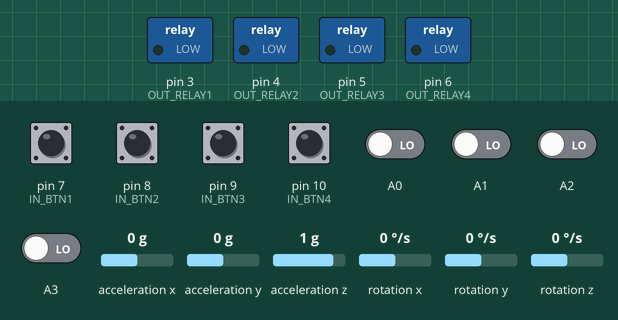
Simulated run of this sketch. Board: Arduino Nano, built with avr-gcc and run on an emulated ATmega328P. Shown: switched loads named in the sketch (green lamp = pin HIGH). Wiring (inferred from the names in the program): MPU-6050 motion sensor at I2C address 0x68. The test bench sets the inputs (shaded band); at power-on: pin 7 (IN_BTN1), pin 8 (IN_BTN2), pin 9 (IN_BTN3), pin 10 (IN_BTN4) HIGH, A0–3 LOW, acceleration x 0 g, acceleration y 0 g, acceleration z 1 g, rotation x 0 °/s, rotation y 0 °/s, rotation z 0 °/s. EEPROM starts erased; what the sketch prints to the serial monitor is not drawn.

Above: at 4.8 s.
4.9 s: pin 7 (IN_BTN1) pulled LOW for 0.15 s
At 6.2 s:
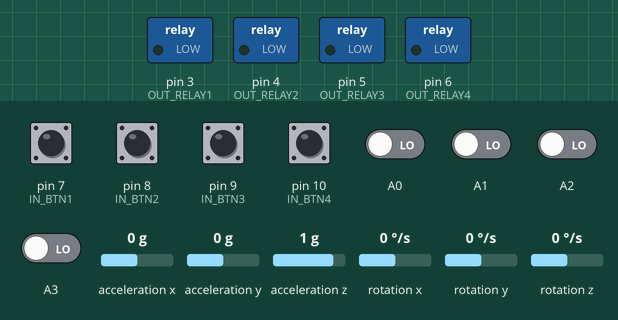
6.5 s: A0 driven HIGH
At 7.4 s:
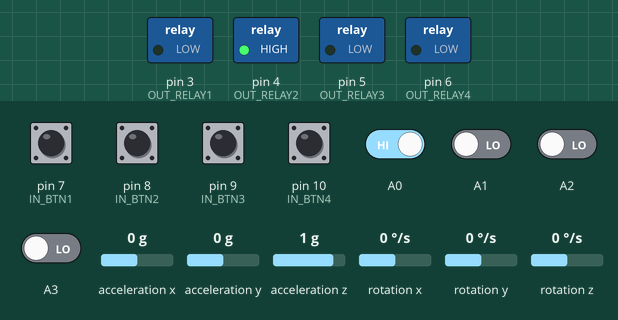
8.3 s: pin 10 (IN_BTN4) pulled LOW for 1 s
11.3 s: A1 driven HIGH
At 12.4 s:
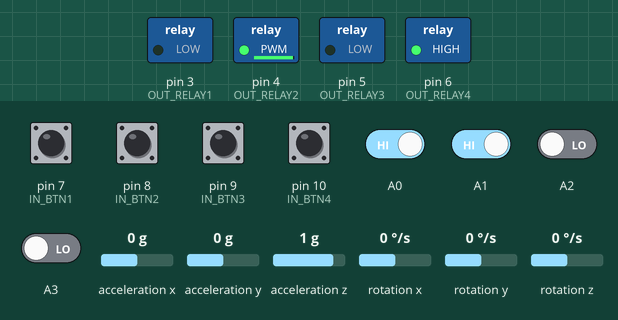
14.3 s: pin 9 (IN_BTN3) pulled LOW for 0.15 s
Timing chart, 0 to 17.9 s (numbered marks = the images above; inputs shaded):
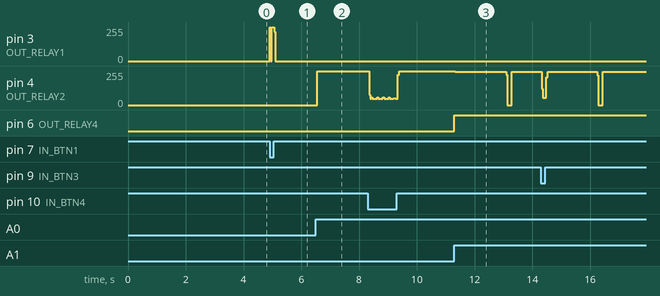

The sketch:

nano_yachtnav_gyro.ino
```cpp
/* v4.2  ATMEGA328P

  !!!Внимание!!! Если bootloader не optiboot, то wdt надо закомментировать, он не работает на стандартной прошивке
  При прошивке:
  Плата: Arduino Nano
  Инструменты->Процессор Atmega328P (Optiboot)

  Watchdog таймер
  Управление актуатором с джойстика ЛЕВО,ПРАВО, включение, выключение автопилота ВВЕРХ,ВНИЗ

  Включение RELAY4 - насосов, с джойстика (5 раз нажать вниз за 2 секунды)

  A0..A3 - дискретный вход +5В с модуля приемника радиопульта (управление с пульта румпелем)

	NEXTION описание страницы AP:
  ---
	* AP1 *
	tHDG.txt - Текущий курс
  tkp.txt; + = id8  ; - = id11 ;  65 03 08+ ; 65 03 0b-
  tki.txt; + = id9  ; - = id12 ;  65 03 09+ ; 65 03 0c-
  tkd.txt; + = id10 ; - = id13 ;  65 03 0a+ ; 65 03 0d-

  * AP2 *
  tdz.txt - DEADZONE  ; 65 04 09+ ; 65 04 0c-
  tol.txt - OUT_LIMIT ; 65 04 0a+ ; 65 04 0d-
  tcy.txt - CYCLE     ; 65 04 0b+ ; 65 04 0e-

  * RUDDER *
  LEFT =  65 05 04 00 FF FF FF
  RIGHT = 65 05 05


*/
#include <avr/wdt.h>
#include "gy521.h"
#include <Wire.h>
#include <EEPROM.h>
#include <SoftwareSerial.h>

#define WDT_OFF         1     //1=Без WatchDog таймера (не optiboot)

#define BAUD            9600  //Скорость последовательного порта
#define LED             13    //Светоиод на Arduino
//D2  Прерывание GY-521 Гироскоп
#define OUT_RELAY1      3     //D3  Выходы на управление актуаторами через релейный модуль
#define OUT_RELAY2      4     //D4  на 4 реле
#define OUT_RELAY3      5     //D5
#define OUT_RELAY4      6     //D6
#define IN_BTN1         7     //D7  Входы на подключение джойстика
#define IN_BTN2         8     //D8
#define IN_BTN3         9     //D9
#define IN_BTN4         10    //D10

#define T_MS_AP         500  //интервал обработки автопилота
#define T_MS_RUDDER     2000 //интервал обновления управления румпелем
#define T_MS_HMI        3000 //интервал посылки сообщения на HMI

#define RX_BUFFER       512

#define T_MS_PUMP       600000  //10 минут время включения помпы

#define SPEAKER         A6      //динамик

unsigned long ms_hmi;

SoftwareSerial SSerial(11, 12); // RX, TX
char SSerialIn[RX_BUFFER]; //буфер приема по serial портам
byte SSerialInLen; //заполнение буфера
long SSerialMillisRcv; //прием по 485 порту (отсрочка на прием всего пакета)

bool ThisMyData; //означает что данные предназначались этому ПЛК

bool Button1, Button2, Button3, Button4;
MPU6050 mpu6050(Wire);

bool MAN; //ручное управление
bool AP; //состояние автопилота (включен/выключен) (-->LED13)
float Heading; //требуемый курс (в градусах) по гиродатчику
float Course; //курс по гиродатчику, долюен быть = 0 (ось z)

//- параметри ПИД-регулирования
long ms_ap; //таймер на автопилот
long T_MS_OUT; //длительность одного импульса на управление румпелем
float P, I, D; //ПИД-регулятор
float Kp, Ki, Kd; //коэффициенты ПИД-регулирования
float OUT, OUT_H, OUT_L; //диапазон значений на выходе
float CYCLE, P1; //
float DEADZONE; //зона нечувствительности
bool MINUS; //при уходе от курса в отрицательную сторону
//---

//- параметры автоматического управления рулем
long ms_rudder; //таймер на автоматическое управление румпелем
long ms_out; //таймер на длительность выходного импульса
bool AP_OUT_ACTIVE; //происходит управление
float OUT_LIMIT; //при каком пороге OUT выдавать импульс на движение руля
//---
char SerialIn[64]; //буфер приема по serial портам
byte SerialInLen; //заполнение буфера
long SerialMillisRcv; //прием по 485 порту (отсрочка на прием всего пакета)
//---
long ms_button; //время для команды несколько раз нажатий джойстиком
int  cnt_button; //сетчик нажатий
bool PUMP_ON; //помпа (реле4)
long ms_pump; //время включения помпы

void setup() {
  wdt_disable();

  Serial.begin(9600);
  SSerial.begin(9600);

  Wire.begin();
  mpu6050.begin();
  mpu6050.calcGyroOffsets(false, 100, 100);

  pinMode(LED, OUTPUT); //D13 LED
  pinMode(LED, LOW);

  pinMode(OUT_RELAY1, OUTPUT);
  digitalWrite(OUT_RELAY1, LOW);
  pinMode(OUT_RELAY2, OUTPUT);
  digitalWrite(OUT_RELAY2, LOW);
  pinMode(OUT_RELAY3, OUTPUT);
  digitalWrite(OUT_RELAY3, LOW);
  pinMode(OUT_RELAY4, OUTPUT);
  digitalWrite(OUT_RELAY4, LOW);

  pinMode(IN_BTN1, INPUT_PULLUP);
  digitalWrite(IN_BTN1, HIGH);
  pinMode(IN_BTN2, INPUT_PULLUP);
  digitalWrite(IN_BTN2, HIGH);
  pinMode(IN_BTN3, INPUT_PULLUP);
  digitalWrite(IN_BTN3, HIGH);
  pinMode(IN_BTN4, INPUT_PULLUP);
  digitalWrite(IN_BTN4, HIGH);

//---входы кнопок для модуля радиопульта
  pinMode(A0,INPUT); //кнопка A (ВПРАВО)
  pinMode(A1,INPUT); //кнопка B (ВЫКЛЮЧИТЬ АВТОПИЛОТ)
  pinMode(A2,INPUT); //кнопка C (ВЛЕВО)
  pinMode(A3,INPUT); //кнопка D (ВКЛЮЧИТЬ АВТОПИЛОТ)

  pinMode(SPEAKER,OUTPUT);

  OUT_H = 100;
  OUT_L = 0;

  Kp = EEPROM_float_read(0);
  Ki = EEPROM_float_read(4);
  Kd = EEPROM_float_read(8);
  CYCLE = EEPROM_float_read(12);
  DEADZONE = EEPROM_float_read(16);
  OUT_LIMIT = EEPROM_float_read(20);
  T_MS_OUT = EEPROM_float_read(24);

  if( isnan(Kp) ){
    Serial.println("Initial AP parameters");
    //начальные настройки ПИД-регулирования, закомментить если уже записаны в EEPROM
    Kp = 2;
    Ki = 1;
    Kd = 0.1;
    CYCLE = 0.1;
    DEADZONE = 5;
    OUT_LIMIT = 35; //выше какого значения OUT будет подан импульс на управление
    T_MS_OUT = 1000; //длительность импульса управления на румпель
    EEPROM_float_write(0, Kp);
    EEPROM_float_write(4, Ki);
    EEPROM_float_write(8, Kd);
    EEPROM_float_write(12, CYCLE);
    EEPROM_float_write(16, DEADZONE);
    EEPROM_float_write(20, OUT_LIMIT);
    EEPROM_float_write(24, T_MS_OUT);
    delay(200);
  } //isnan

  Serial.println("Started.");
  Serial.print("Kp = ");
  Serial.println(Kp);
  Serial.print("Ki = ");
  Serial.println(Ki);
  Serial.print("Kd = ");
  Serial.println(Kd);
  Serial.print("OUTlim = ");
  Serial.println(OUT_LIMIT);
  //---
  ms_rudder = ms_ap = ms_out = millis();

  if (!WDT_OFF) wdt_enable(WDTO_1S);
  wdt_reset();

}

void loop() {

  Button1 = ButtonPressed(IN_BTN1); //TURN LEFT SIDE
  Button2 = ButtonPressed(IN_BTN2); //TURN RIGHT SIDE
  Button3 = ButtonPressed(IN_BTN3); //JOY UP
  Button4 = ButtonPressed(IN_BTN4); //JOY DOWN

  if (!AP_OUT_ACTIVE) {
    digitalWrite( OUT_RELAY1, LOW );
    digitalWrite( OUT_RELAY2, LOW );
  }

  if (Button1 || digitalRead(A2)) { //TURN LEFT
    digitalWrite( OUT_RELAY1, HIGH );
    digitalWrite( OUT_RELAY2, LOW );
  } //Button1

  if (Button2 || digitalRead(A0)) { // TURN RIGHT
    digitalWrite( OUT_RELAY1, LOW );
    digitalWrite( OUT_RELAY2, HIGH );
  } //Button2

  mpu6050.update();
  Course = mpu6050.getGyroAngleZ();

  if (Button3 || digitalRead(A3)) { //ДЖОЙСТИК ВВЕРХ - ВКЛЮЧЕНИЕ АВТОПИЛОТА
    Heading = Course;
    ms_ap = millis();
    AP = true;
    Serial.print("Course=");Serial.println(Course);
  } //Button3

  if (Button4 || digitalRead(A1)) { //ДЖОЙСТИК ВНИЗ - ВЫКЛЮЧЕНИЕ АВТОПИЛОТА
    if (millis() - ms_button > 2000) {
      if (cnt_button > 4) { //пять раз джойстиком вниз - включение помпы
        PUMP_ON = true;
        ms_pump = millis();
      }
      ms_button = millis(); //прошло 2 секунды, значит не было нажатий
      cnt_button = 0;
    }
    cnt_button++;
    digitalWrite( OUT_RELAY1, LOW ); //сброс текущего управления
    digitalWrite( OUT_RELAY2, LOW );
    AP_OUT_ACTIVE = false;
    AP = false;
  }

  if (PUMP_ON){
    digitalWrite( OUT_RELAY4, HIGH );
    if (millis() - ms_pump >T_MS_PUMP) PUMP_ON = false;
  } else {
    digitalWrite( OUT_RELAY4, LOW );
  }

  if (MAN) {
      if (millis() - ms_out > T_MS_OUT) {
        digitalWrite( OUT_RELAY1, LOW );
        digitalWrite( OUT_RELAY2, LOW );
        MAN = false;
      }
  }

  if (AP) { //АВТОПИЛОТ ВКЛЮЧЕН
    digitalWrite( LED, HIGH ); // led 13 sign autopilot state

    //---ПИД-регулятор
    if (millis() - ms_ap > T_MS_AP) {
      if ( abs(Heading - Course) > DEADZONE ) {
        P = abs(Heading - Course) ;
      } //DEADZONE
      else {
        P = 0;
      } //DEADZONE
      MINUS = false;
      if ((Heading - Course) < 0) MINUS = true;
      I = (I + P * CYCLE);
      if (P == 0) {
        I = I * 0.98;
      }
      if (I > OUT_H) {
        I = OUT_H;
      }
      else if (-I > OUT_H) {
        I = - OUT_H;
      }
      D = ((P - P1) / CYCLE);
      P1 = P;
      OUT = (Kp * P) + (Ki * I) + (Kd * D);
      if (OUT > OUT_H) {
        OUT = OUT_H;
      }
      if (OUT < OUT_L) {
        OUT = OUT_L;
      }
      if (MINUS) OUT = -OUT;

      ms_ap = millis();
    } //ms_ap
    //---

    //-управление румпелем
    if (millis() - ms_rudder > T_MS_RUDDER) {
      if (AP_OUT_ACTIVE){ //есть сигнал на управление
        if (millis() - ms_out > T_MS_OUT) { //сброс выходного импульса по истечении его времени
            digitalWrite( OUT_RELAY1, LOW );
            digitalWrite( OUT_RELAY2, LOW );
            ms_out = millis();
        } //ms_out
        AP_OUT_ACTIVE = false;

      } else { //!AP_OUT_ACTIVE - в настоящий момент нет сигнала на управление
        if (abs(OUT) >= OUT_LIMIT) {
          if (MINUS) {
            digitalWrite( OUT_RELAY1, LOW );
            digitalWrite( OUT_RELAY2, HIGH );
          } else {
            digitalWrite( OUT_RELAY1, HIGH );
            digitalWrite( OUT_RELAY2, LOW );
          } //MINUS
          AP_OUT_ACTIVE = true;
          ms_out = millis();
        } //OUT>=LIMIT
      }// AP_OUT_ACTIVE

      ms_rudder = millis();
    } //ms_rudder

  } //AP

//-serial recieve
  while (SSerial.available()) {
    digitalWrite(LED,HIGH);
    char SSerialChar = (char)SSerial.read();
    SSerialIn[SSerialInLen] = SSerialChar;
    if (SSerialInLen < RX_BUFFER) SSerialInLen++;
    SSerialMillisRcv = millis(); //для отсрочки обработки
    digitalWrite(LED,LOW);
  } //while available

//---Обработка команд с HMI панели
  if (SSerialInLen > 0 && (millis() - SSerialMillisRcv > 200)) {
    ThisMyData = false;
    //_______________id элемента_____________id страницы____
    if (SSerialIn[2]==0x08 && SSerialIn[1]==0x03) { Kp=Kp+0.1; ThisMyData = true; } //ADJ+
    if (SSerialIn[2]==0x0b && SSerialIn[1]==0x03) { Kp=Kp-0.1; ThisMyData = true; } //ADJ-

    if (SSerialIn[2]==0x09 && SSerialIn[1]==0x03) { Ki=Ki+0.1; ThisMyData = true; } //ADJ+
    if (SSerialIn[2]==0x0c && SSerialIn[1]==0x03) { Ki=Ki-0.1; ThisMyData = true; }//ADJ-

    if (SSerialIn[2]==0x0a && SSerialIn[1]==0x03) { Kd=Kd+0.1; ThisMyData = true; } //ADJ+
    if (SSerialIn[2]==0x0d && SSerialIn[1]==0x03) { Kd=Kd-0.1; ThisMyData = true; } //ADJ-

    if (SSerialIn[2]==0x09 && SSerialIn[1]==0x04) { DEADZONE=DEADZONE+1; ThisMyData = true; } //ADJ+
    if (SSerialIn[2]==0x0c && SSerialIn[1]==0x04) { DEADZONE=DEADZONE-1; ThisMyData = true; } //ADJ-

    if (SSerialIn[2]==0x0a && SSerialIn[1]==0x04) { OUT_LIMIT=OUT_LIMIT+1; ThisMyData = true; } //ADJ+
    if (SSerialIn[2]==0x0d && SSerialIn[1]==0x04) { OUT_LIMIT=OUT_LIMIT-1; ThisMyData = true; } //ADJ-

    if (SSerialIn[2]==0x0b && SSerialIn[1]==0x04) { CYCLE=CYCLE+1; ThisMyData = true; } //ADJ+
    if (SSerialIn[2]==0x0e && SSerialIn[1]==0x04) { CYCLE=CYCLE-1; ThisMyData = true; } //ADJ-

    if (SSerialIn[2]==0x04 && SSerialIn[1]==0x05) { //RUDDER LEFT
      ThisMyData = true;
      MAN = true;
      digitalWrite( OUT_RELAY1, LOW );
      digitalWrite( OUT_RELAY2, HIGH );
      ms_out = millis();
    }
    if (SSerialIn[2]==0x05 && SSerialIn[1]==0x05) { //RUDDER RIGHT
      ThisMyData = true;
      MAN = true;
      digitalWrite( OUT_RELAY1, HIGH );
      digitalWrite( OUT_RELAY2, LOW );
      ms_out = millis();
    }

    SSerialInLen = 0;

    if (ThisMyData) {
      digitalWrite(LED,HIGH);
      HmiPutFloat("tkp.txt=",Kp);
      HmiPutFloat("tki.txt=",Ki);
      HmiPutFloat("tkd.txt=",Kd);
      HmiPutFloat("tdz.txt=",DEADZONE);
      HmiPutFloat("tol.txt=",OUT_LIMIT);
      HmiPutFloat("tcy.txt=",CYCLE);

      EEPROM_float_write(0, Kp);
      EEPROM_float_write(4, Ki);
      EEPROM_float_write(8, Kd);
      EEPROM_float_write(12, CYCLE);
      EEPROM_float_write(16, DEADZONE);
      EEPROM_float_write(20, OUT_LIMIT);
      EEPROM_float_write(24, T_MS_OUT);
      digitalWrite(LED,LOW);
      ThisMyData = false;
      ms_hmi = millis();
    }

  } //SerialInLen>0

  if (millis() - ms_hmi > T_MS_HMI) {
    HmiPutFloat("tCOG.txt=",Course); //вывод текущего направление на hmi панель
    HmiPutFloat("tHDG.txt=",Heading); //вывод текущего курса на hmi панель
    HmiPutFloat("tkp.txt=",Kp);
    HmiPutFloat("tki.txt=",Ki);
    HmiPutFloat("tkd.txt=",Kd);
    HmiPutFloat("tdz.txt=",DEADZONE);
    HmiPutFloat("tol.txt=",OUT_LIMIT);
    HmiPutFloat("tcy.txt=",CYCLE);
    ms_hmi = millis();
  }

  wdt_reset();
} //loop

bool ButtonPressed (uint8_t pin) {

  bool ButtonState = false;
  if (digitalRead(pin) == LOW) {
    delay(10);
    if (digitalRead(pin) == LOW) ButtonState = true;
  }

  return (ButtonState);
}

void EEPROM_float_write(int addr, float val) // запись в ЕЕПРОМ
{
  byte *x = (byte *)&val;
  for(byte i = 0; i < 4; i++) EEPROM.write(i+addr, x[i]);
}

float EEPROM_float_read(int addr) // чтение из ЕЕПРОМ
{
  byte x[4];
  for(byte i = 0; i < 4; i++) x[i] = EEPROM.read(i+addr);
  float *y = (float *)&x;
  return y[0];
}

//отправка произвольной команды на HMI
void HmiCmd(String Object)
{
  SSerial.print(Object);
  SSerial.write(0xff);
  SSerial.write(0xff);
  SSerial.write(0xff);
}
//отправка строки в элемент (передает "")
void HmiPutFloat(String Object,float Value)
{
  SSerial.print(Object);
  SSerial.write(0x22);
  SSerial.print(Value);
  SSerial.write(0x22);
  SSerial.write(0xff);
  SSerial.write(0xff);
  SSerial.write(0xff);
}
```

gy521.cpp
```cpp
#include "gy521.h"
#include "Arduino.h"

MPU6050::MPU6050(TwoWire &w){
  wire = &w;
  accCoef = 0.02f;
  gyroCoef = 0.98f;
}

MPU6050::MPU6050(TwoWire &w, float aC, float gC){
  wire = &w;
  accCoef = aC;
  gyroCoef = gC;
}

void MPU6050::begin(){
  writeMPU6050(MPU6050_SMPLRT_DIV, 0x00);
  writeMPU6050(MPU6050_CONFIG, 0x00);
  writeMPU6050(MPU6050_GYRO_CONFIG, 0x08);
  writeMPU6050(MPU6050_ACCEL_CONFIG, 0x00);
  writeMPU6050(MPU6050_PWR_MGMT_1, 0x01);
  this->update();
  angleGyroX = 0;
  angleGyroY = 0;
  angleX = this->getAccAngleX();
  angleY = this->getAccAngleY();
  preInterval = millis();
}

void MPU6050::writeMPU6050(byte reg, byte data){
  wire->beginTransmission(MPU6050_ADDR);
  wire->write(reg);
  wire->write(data);
  wire->endTransmission();
}

byte MPU6050::readMPU6050(byte reg) {
  wire->beginTransmission(MPU6050_ADDR);
  wire->write(reg);
  wire->endTransmission(true);
  wire->requestFrom(MPU6050_ADDR, 1);
  byte data =  wire->read();
  return data;
}

void MPU6050::setGyroOffsets(float x, float y, float z){
  gyroXoffset = x;
  gyroYoffset = y;
  gyroZoffset = z;
}

void MPU6050::calcGyroOffsets(bool console, uint16_t delayBefore, uint16_t delayAfter){
	float x = 0, y = 0, z = 0;
	int16_t rx, ry, rz;

  delay(delayBefore);
  for(int i = 0; i < 3000; i++){
    wire->beginTransmission(MPU6050_ADDR);
    wire->write(0x43);
    wire->endTransmission(false);
    wire->requestFrom((int)MPU6050_ADDR, 6);

    rx = wire->read() << 8 | wire->read();
    ry = wire->read() << 8 | wire->read();
    rz = wire->read() << 8 | wire->read();

    x += ((float)rx) / 65.5;
    y += ((float)ry) / 65.5;
    z += ((float)rz) / 65.5;
  }
  gyroXoffset = x / 3000;
  gyroYoffset = y / 3000;
  gyroZoffset = z / 3000;
}

void MPU6050::update(){
	wire->beginTransmission(MPU6050_ADDR);
	wire->write(0x3B);
	wire->endTransmission(false);
	wire->requestFrom((int)MPU6050_ADDR, 14);

  rawAccX = wire->read() << 8 | wire->read();
  rawAccY = wire->read() << 8 | wire->read();
  rawAccZ = wire->read() << 8 | wire->read();
  rawTemp = wire->read() << 8 | wire->read();
  rawGyroX = wire->read() << 8 | wire->read();
  rawGyroY = wire->read() << 8 | wire->read();
  rawGyroZ = wire->read() << 8 | wire->read();

  temp = (rawTemp + 12412.0) / 340.0;

  accX = ((float)rawAccX) / 16384.0;
  accY = ((float)rawAccY) / 16384.0;
  accZ = ((float)rawAccZ) / 16384.0;

  angleAccX = atan2(accY, accZ + abs(accX)) * 360 / 2.0 / PI;
  angleAccY = atan2(accX, accZ + abs(accY)) * 360 / -2.0 / PI;

  gyroX = ((float)rawGyroX) / 65.5;
  gyroY = ((float)rawGyroY) / 65.5;
  gyroZ = ((float)rawGyroZ) / 65.5;

  gyroX -= gyroXoffset;
  gyroY -= gyroYoffset;
  gyroZ -= gyroZoffset;

  interval = (millis() - preInterval) * 0.001;

  angleGyroX += gyroX * interval;
  angleGyroY += gyroY * interval;
  angleGyroZ += gyroZ * interval;

  angleX = (gyroCoef * (angleX + gyroX * interval)) + (accCoef * angleAccX);
  angleY = (gyroCoef * (angleY + gyroY * interval)) + (accCoef * angleAccY);
  angleZ = angleGyroZ;

  preInterval = millis();

}
```

Source omitted: gy521.h (2252 bytes)

Measured:
- after the input at 4.9 s, pin 3 (OUT_RELAY1): 0/255 → 255/255 at once, → 0/255 0.14 s later
- after the input at 6.5 s, pin 4 (OUT_RELAY2): 0/255 → 253/255 after 0.05 s, → 255/255 0.28 s later
- after the input at 11.3 s, pin 4 (OUT_RELAY2): 255/255 → 248/255 at once, → 0/255 1.8 s later, → 248/255 0.19 s later; pin 6 (OUT_RELAY4): LOW → HIGH at once
